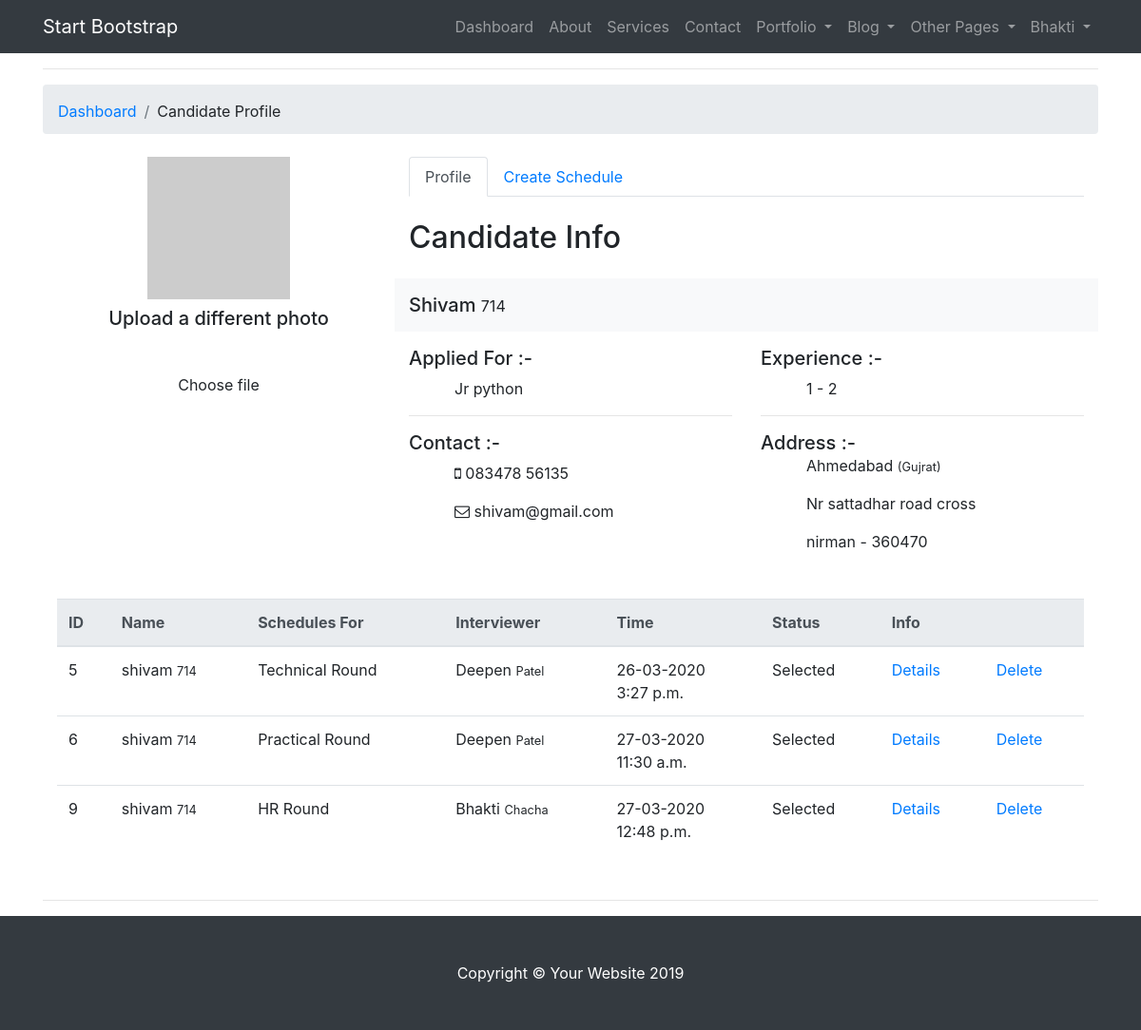
Page /scheduler/candidate_detail/3/ (signed in) on the earlier database version.
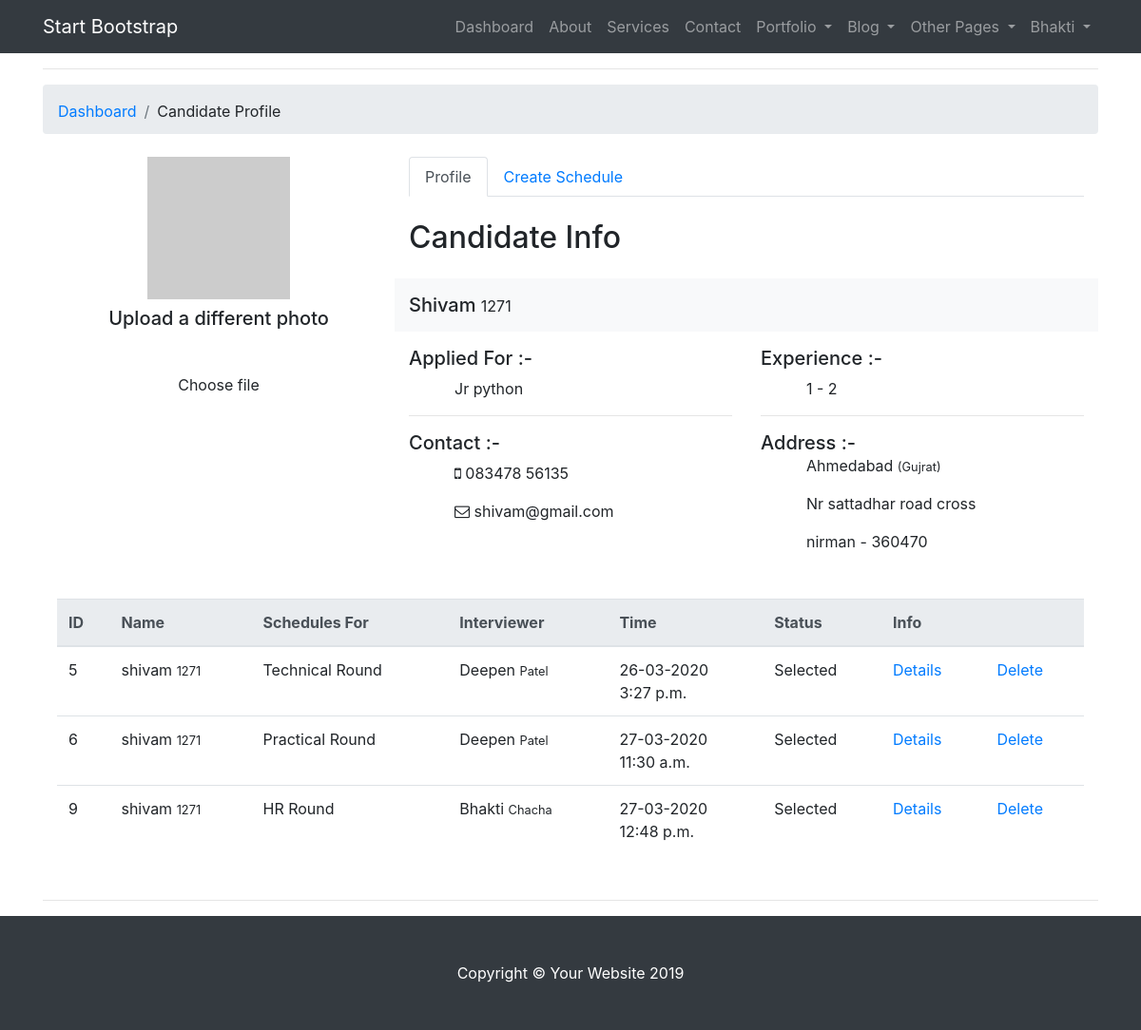
Same page on the later database version.
### accounts/models.py (models this page shows, shortened)
class Candidate(models.Model):
    SHORTLIST = 'shortlist'
    TECHNICAL = 'technical'
    PRACTICAL = 'practical'
    HR = 'hr'
    REJECTED = 'rejected'
    SELECTED = 'selected'
    STATUS_TAG = [
        (SHORTLIST, 'Short Listed'),
        (TECHNICAL, 'For Technical Round'),
        (PRACTICAL, 'For Practical Round'),
        (HR, 'For HR Round'),
        (REJECTED, 'Rejected'),
        (SELECTED, 'Selected'),
    ]
    EXPERIENCE_CHOICE = [
        ('2', '0 - 1'),
        ('1 - 2', '1 - 2'),
        ('2 - 3', '2 - 3'),
        ('3 - Above', '3 - Above'),
    ]
    first_name = models.CharField(max_length=30)
    last_name = models.CharField(max_length=30)
    birth_date = models.DateField()
    mobile = PhoneNumberField()
    email = models.EmailField(unique=True)
    token = models.CharField(max_length=30, null=True, blank=True)
    resume = models.FileField(upload_to='resumes/', null=True, blank=True)
    applied_for = models.ForeignKey(Vacancies, on_delete=models.CASCADE)
    status = FSMField(default=SHORTLIST, choices=STATUS_TAG)
    experience = models.CharField(default='0 - 1', choices=EXPERIENCE_CHOICE, max_length=20)
    is_verified = models.BooleanField(default=False)

class Vacancies(models.Model):
    post = models.CharField(max_length=50)
    technologies = models.CharField(max_length=50)
    experience = models.CharField(max_length=50)
    slug = models.SlugField(null=True, blank=True)

class Address(models.Model):
    state = models.CharField(max_length=100)
    city = models.CharField(max_length=100)
    street = models.CharField(max_length=100)
    landmark = models.CharField(max_length=100)
    candidate = models.ForeignKey(Candidate, on_delete=models.CASCADE, related_name='address')

### scheduler/models.py (models this page shows, shortened)
class Schedule(models.Model):
    NOT_SPECIFY = 'not_specify'
    SELECTED = 'selected'
    REJECTED = 'rejected'
    STATUS_TAG = [
        (NOT_SPECIFY, 'Not Specify'),
        (SELECTED, 'Selected'),
        (REJECTED, 'Rejected'),
    ]
    TECHNICAL = 'technical'
    PRACTICAL = 'practical'
    HR = 'hr'
    INTERVIEW_TYPE = [
        (TECHNICAL, 'Technical Round'),
        (PRACTICAL, 'Practical Round'),
        (HR, 'HR Round'),
    ]
    candidate = models.ForeignKey(Candidate, on_delete=models.CASCADE, related_name='candidate_schedule')
    hr = models.ForeignKey(User, on_delete=models.CASCADE, related_name='hr')
    interviewer = models.ForeignKey(User, on_delete=models.CASCADE, related_name='interviewer')
    schedule_time = models.DateTimeField()
    interview_type = models.CharField(max_length=50, choices=INTERVIEW_TYPE)
    comment = models.TextField(blank=True, null=True)
    status = models.CharField(default=NOT_SPECIFY, choices=STATUS_TAG, max_length=50)
    def get_absolute_url(self):
        return reverse('scheduler:schedule_detail', args=[self.pk])

### scheduler/views.py (the view, shortened to what this page needs)
# urls.py: path('candidate_detail/<int:pk>/', CandidateDetailView.as_view(), name='candidate_detail'),
class CandidateDetailView(Detail, FormView):
    permission_required = [
        'accounts.view_candidate',
        'accounts.change_candidate',
    ]
    login_url = 'accounts:login'
    permission_denied_message = 'Not Allow...!!!'
    model = Candidate
    template_name = 'scheduler/candidate_detail.html'
    form_class = ScheduleForm
    def get_form_kwargs(self):
        kwargs = super(CandidateDetailView, self).get_form_kwargs()
        kwargs['pk'] = self.kwargs.get('pk', None)
        kwargs['user'] = self.request.user
        return kwargs
    def get_context_data(self, **kwargs):
        context = super(CandidateDetailView, self).get_context_data(**kwargs)
        context['hrs'] = User.objects.filter(is_staff=True, is_superuser=False)
        context['interviewer'] = User.objects.filter(is_staff=False, is_superuser=False)
        return context

### templates/scheduler/candidate_detail.html (shortened to what the changed rows need)
{% extends 'base.html' %}
{% load static %}
{% block content %}
<div class="container">
    <div class="row my-2">
        <div class="col-lg-8 order-lg-2">
            <div class="tab-content py-4">
                <div class="tab-pane active" id="profile">
                    <h2 class="mb-4">Candidate Info</h2>
                    <div class="row bg-light pt-3 pb-0 my-3">
                        <div class="col-md-6">
                            <h5 class="mb-3">{{ candidate.first_name.capitalize }}
                                <small>{{ candidate.last_name.capitalize }}
                                </small>
                            </h5>
                        </div>
                    </div>
                    <div class="row">
                        <div class="col-md-6">
                            <h5>Applied For :-</h5>
                            <p class="ml-5"> {{ candidate.applied_for.post.capitalize }}</p>
                            <hr>
                            <h5>Contact :-</h5>
                            <div class="ml-5">
                                <p><i class="fa fa-mobile" aria-hidden="true"></i> {{ candidate.mobile }}</p>
                                <p><i class="fa fa-envelope-o" aria-hidden="true"></i> {{ candidate.email }}</p>
                            </div>
                        </div>
                        <div class="col-md-6">
                            <h5> Experience :- </h5>
                            <p class="ml-5"> {{ candidate.experience }} </p>
                            <hr>
                            <h5 class="mb-0"> Address :- </h5>
                            <div class="ml-5">
                                <p> {{ candidate.address.first.city.capitalize }} <small>
                                    ({{ candidate.address.first.state.capitalize }})</small></p>
                                <p> {{ candidate.address.first.street.capitalize }} </p>
                                <p> {{ candidate.address.first.landmark }} - 360470</p>
                            </div>
                        </div>
                    </div>
                </div>
            </div>
        </div>
    </div>
    <table class="table mb-5">
        <thead class="thead-light">
        <tr>
            <th>ID</th>
            <th>Name</th>
            <th>Schedules For</th>
            <th>Interviewer</th>
            <th>Time</th>
            <th>Status</th>
            <th>Info</th>
        </tr>
        </thead>
        <tbody>
        {% for each in candidate.candidate_schedule.all %}
        <tr>
            <td>{{ each.id }}</td>
            <td>
                {{ each.candidate.first_name }}
                <small>{{ each.candidate.last_name }}</small>
            </td>
            <td>{{ each.get_interview_type_display }}</td>
            <td>
                {{ each.interviewer.first_name.capitalize }}
                <small>{{ each.interviewer.last_name.capitalize }}</small>
            </td>
            <td>
                {{ each.schedule_time|date:'d-m-Y' }}
                <br>
                {{ each.schedule_time|time:'TIME_FORMAT' }}
            </td>
            <td>{{ each.get_status_display }}</td>
            <td>
                <div class="row">
                    <div class="col-md-6">
                        <a href="{{ each.get_absolute_url }}">Details</a>
                    </div>
                    <div class="col-md-6">
                        <a href="{% url 'scheduler:schedule_delete' each.id candidate.id %}">Delete</a>
                    </div>
                </div>
            </td>
        </tr>
        {% endfor %}
        </tbody>
    </table>
</div>
{% endblock %}

Differences in the rows shown:
changed Candidate "Shivam": last_name "714" → "1271"
changed through a linked row, Schedule "Technical Round": candidate.last_name "714" → "1271"
changed through a linked row, Schedule "Practical Round": candidate.last_name "714" → "1271"
changed through a linked row, Schedule "HR Round": candidate.last_name "714" → "1271"
